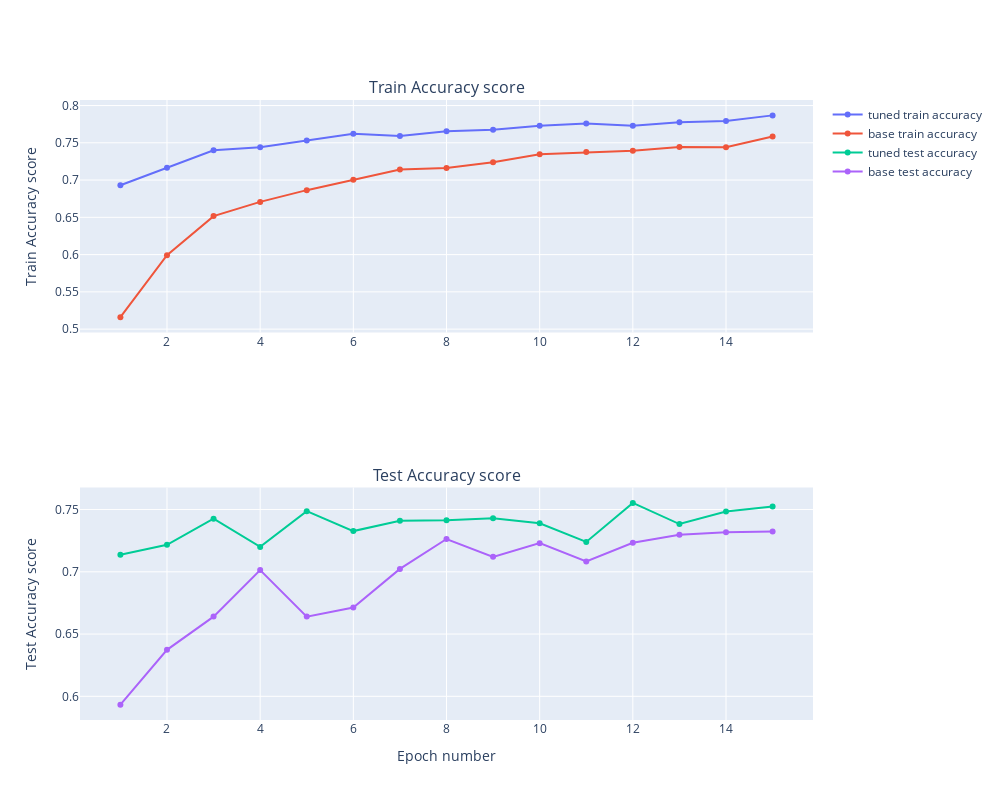

Source (notebook cell):
### Code cell
fig = make_subplots(rows=2, cols=1, start_cell="bottom-left", subplot_titles=("Test Accuracy score", "Train Accuracy score"),
                        row_heights=[500, 500])
tuned_tr_acc, base_tr_acc, tuned_test_acc, base_test_acc = model_small_to_finetune_metrics[:, 0], base_acc_loss[:, 0],\
                                                            model_small_to_finetune_metrics[:, 1], base_acc_loss[:, 1]

fig.add_trace(go.Scatter(x=np.arange(len(tuned_tr_acc)) + 1, y=tuned_tr_acc,
                         mode='lines+markers',
                         name=f'tuned train accuracy'), row=2, col=1)
fig.add_trace(go.Scatter(x=np.arange(len(base_tr_acc)) + 1, y=base_tr_acc,
                         mode='lines+markers',
                         name=f'base train accuracy'), row=2, col=1)
fig.add_trace(go.Scatter(x=np.arange(len(tuned_test_acc)) + 1, y=tuned_test_acc,
                         mode='lines+markers',
                         name=f'tuned test accuracy'), row=1, col=1)
fig.add_trace(go.Scatter(x=np.arange(len(base_test_acc)) + 1, y=base_test_acc,
                         mode='lines+markers',
                         name=f'base test accuracy'), row=1, col=1)

fig.update_xaxes(title_text="Epoch number", row=1, col=1)
fig.update_yaxes(title_text="Test Accuracy score", row=1, col=1)
fig.update_yaxes(title_text="Train Accuracy score", row=2, col=1)
fig.update_layout(height=800, width=1000)
fig.show()

### Figure 1 — Plotly figure (JSON) as saved in the notebook; plotly's stock layout.template omitted (floating-point values rounded to 4 significant figures)
{"data": [{"mode": "lines+markers", "name": "tuned train accuracy", "type": "scatter", "x": [1, 2, 3, 4, 5, 6, 7, 8, 9, 10, 11, 12, 13, 14, 15], "xaxis": "x2", "y": [0.6931, 0.7166, 0.74, 0.7439, 0.7532, 0.7621, 0.7592, 0.7654, 0.7674, 0.773, 0.7758, 0.7728, 0.7777, 0.7793, 0.7868], "yaxis": "y2"}, {"mode": "lines+markers", "name": "base train accuracy", "type": "scatter", "x": [1, 2, 3, 4, 5, 6, 7, 8, 9, 10, 11, 12, 13, 14, 15], "xaxis": "x2", "y": [0.5161, 0.5993, 0.6516, 0.6707, 0.6865, 0.7005, 0.7141, 0.7161, 0.7239, 0.7346, 0.7376, 0.7395, 0.7444, 0.7439, 0.7584], "yaxis": "y2"}, {"mode": "lines+markers", "name": "tuned test accuracy", "type": "scatter", "x": [1, 2, 3, 4, 5, 6, 7, 8, 9, 10, 11, 12, 13, 14, 15], "xaxis": "x", "y": [0.7137, 0.7217, 0.7427, 0.72, 0.7487, 0.7327, 0.741, 0.7413, 0.743, 0.739, 0.724, 0.7553, 0.7383, 0.7483, 0.7523], "yaxis": "y"}, {"mode": "lines+markers", "name": "base test accuracy", "type": "scatter", "x": [1, 2, 3, 4, 5, 6, 7, 8, 9, 10, 11, 12, 13, 14, 15], "xaxis": "x", "y": [0.5933, 0.6373, 0.664, 0.7013, 0.664, 0.6713, 0.7023, 0.7263, 0.712, 0.723, 0.7083, 0.7233, 0.7297, 0.7317, 0.7323], "yaxis": "y"}], "layout": {"annotations": [{"font": {"size": 16}, "showarrow": false, "text": "Test Accuracy score", "x": 0.5, "xanchor": "center", "xref": "paper", "y": 0.375, "yanchor": "bottom", "yref": "paper"}, {"font": {"size": 16}, "showarrow": false, "text": "Train Accuracy score", "x": 0.5, "xanchor": "center", "xref": "paper", "y": 1, "yanchor": "bottom", "yref": "paper"}], "height": 800, "width": 1000, "xaxis": {"anchor": "y", "domain": [0, 1], "title": {"text": "Epoch number"}}, "xaxis2": {"anchor": "y2", "domain": [0, 1]}, "yaxis": {"anchor": "x", "domain": [0, 0.375], "title": {"text": "Test Accuracy score"}}, "yaxis2": {"anchor": "x2", "domain": [0.625, 1], "title": {"text": "Train Accuracy score"}}}}
